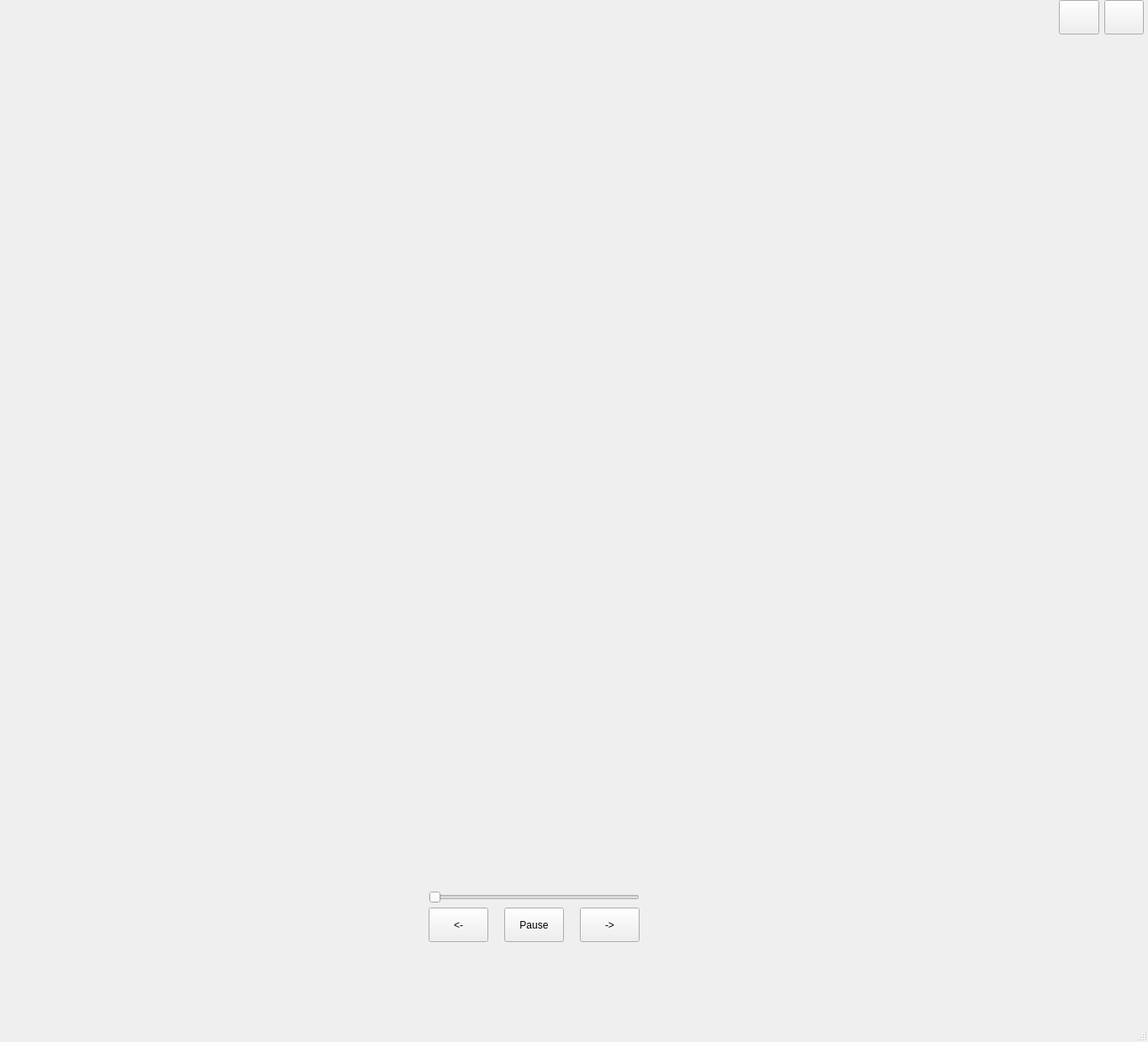
<?xml version="1.0" encoding="UTF-8"?>
<ui version="4.0">
 <class>MainWindow</class>
 <widget class="QMainWindow" name="MainWindow">
  <property name="geometry">
   <rect>
    <x>0</x>
    <y>0</y>
    <width>1366</width>
    <height>1240</height>
   </rect>
  </property>
  <property name="windowTitle">
   <string>Player</string>
  </property>
  <widget class="QWidget" name="centralwidget">
   <widget class="QWidget" name="gridLayoutWidget">
    <property name="geometry">
     <rect>
      <x>1260</x>
      <y>0</y>
      <width>101</width>
      <height>41</height>
     </rect>
    </property>
    <layout class="QGridLayout" name="gridLayout">
     <item row="0" column="0">
      <widget class="QPushButton" name="minButton">
       <property name="sizePolicy">
        <sizepolicy hsizetype="Minimum" vsizetype="Minimum">
         <horstretch>0</horstretch>
         <verstretch>0</verstretch>
        </sizepolicy>
       </property>
       <property name="text">
        <string/>
       </property>
      </widget>
     </item>
     <item row="0" column="1">
      <widget class="QPushButton" name="exitButton">
       <property name="sizePolicy">
        <sizepolicy hsizetype="Minimum" vsizetype="Minimum">
         <horstretch>0</horstretch>
         <verstretch>0</verstretch>
        </sizepolicy>
       </property>
       <property name="text">
        <string/>
       </property>
      </widget>
     </item>
    </layout>
   </widget>
   <widget class="QPushButton" name="playButton">
    <property name="geometry">
     <rect>
      <x>600</x>
      <y>1080</y>
      <width>71</width>
      <height>41</height>
     </rect>
    </property>
    <property name="text">
     <string>Pause</string>
    </property>
   </widget>
   <widget class="QPushButton" name="prevButton">
    <property name="geometry">
     <rect>
      <x>510</x>
      <y>1080</y>
      <width>71</width>
      <height>41</height>
     </rect>
    </property>
    <property name="text">
     <string>&lt;-</string>
    </property>
   </widget>
   <widget class="QPushButton" name="nextButton">
    <property name="geometry">
     <rect>
      <x>690</x>
      <y>1080</y>
      <width>71</width>
      <height>41</height>
     </rect>
    </property>
    <property name="text">
     <string>-&gt;</string>
    </property>
   </widget>
   <widget class="QSlider" name="playProgressBar">
    <property name="geometry">
     <rect>
      <x>510</x>
      <y>1060</y>
      <width>251</width>
      <height>16</height>
     </rect>
    </property>
    <property name="orientation">
     <enum>Qt::Horizontal</enum>
    </property>
   </widget>
  </widget>
  <widget class="QMenuBar" name="menubar">
   <property name="geometry">
    <rect>
     <x>0</x>
     <y>0</y>
     <width>1366</width>
     <height>18</height>
    </rect>
   </property>
  </widget>
  <widget class="QStatusBar" name="statusbar"/>
 </widget>
 <resources/>
 <connections/>
</ui>
